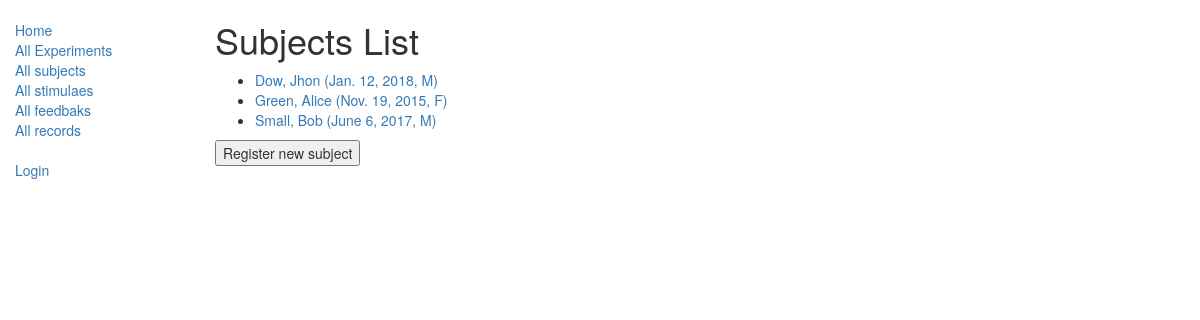
Screenshot of /lablog/subjects/ with the database file from the repository.
### lablog/models.py (models this page shows)
class Subject(models.Model):
    first_name = models.CharField(max_length=100)
    last_name = models.CharField(max_length=100)
    date_of_birth = models.DateField(null=True, blank=True)
    experiments = models.ManyToManyField(Experiment) # , on_delete=models.SET_NULL, null=True)
    GENDER = (
        ('M', 'Male'),
        ('F', 'Female'),
        ('O', 'Other'),
    )
    gender = models.CharField(max_length=1, choices=GENDER, blank=True, default='O', help_text='Subject Gender')
    class Meta:
       ordering = ['last_name']
    def get_absolute_url(self):
        return reverse('subject-detail', args=[str(self.id)])
    def __str__(self):
        return '%s, %s' % (self.last_name, self.first_name)

### lablog/views.py (the view)
class SubjectListView(generic.ListView):
    model = Subject
    paginate_by = 10

### lablog/templates/lablog/subject_list.html
{% extends "base_generic.html" %}
{% block content %}
<h1>Subjects List</h1>
{% if subject_list %}
  <ul>
  {% for subject in subject_list %}
    <li>
      <a href="{{ subject.get_absolute_url }}">{{ subject }} ({{subject.date_of_birth}}, {{subject.gender}})</a>
    </li>
  {% endfor %}
 </ul>
{% else %}
  <p>There are no subjects available.</p>
{% endif %}
    <form>
    <input type="button" value="Register new subject" onclick="window.location.href='{% url 'subject_create'%}'" />
    </form>
{% endblock %}

### rows the page displays
Subject: last_name+first_name "Dow, Jhon", date_of_birth "Jan. 12, 2018", gender "M"
Subject: last_name+first_name "Green, Alice", date_of_birth "Nov. 19, 2015", gender "F"
Subject: last_name+first_name "Small, Bob", date_of_birth "June 6, 2017", gender "M"
